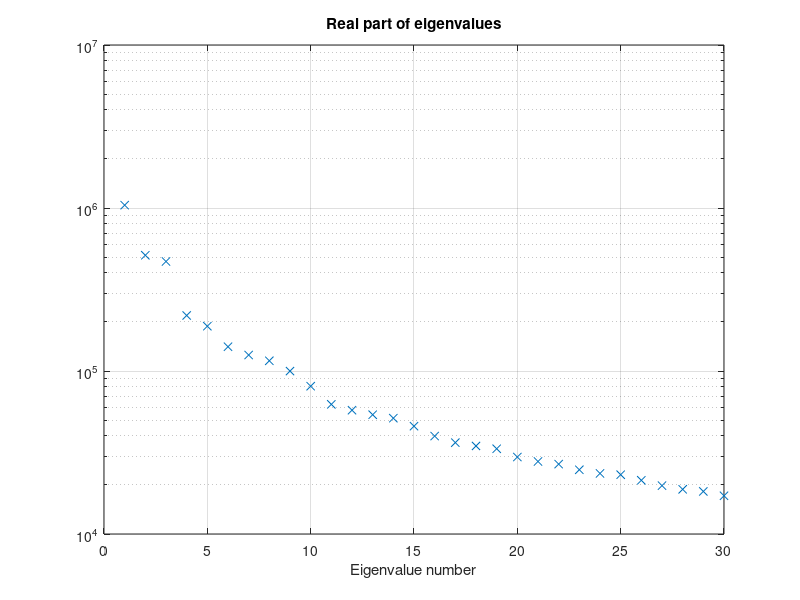

Here is the MATLAB script that generated this plot: (Note: this script raises an error after producing the figure.)
close all, clear all
load('eigVal_eigVec_meanImage_nonZeroEig.mat')
eigVal = real(eigVal);
semilogy(eigVal(1:end), 'x')
title('Real part of eigenvalues')
xlabel('Eigenvalue number')
min(eigVal)
grid on


load('reconst_error_mean_reconst_error_var.mat')
reconst_error_mean